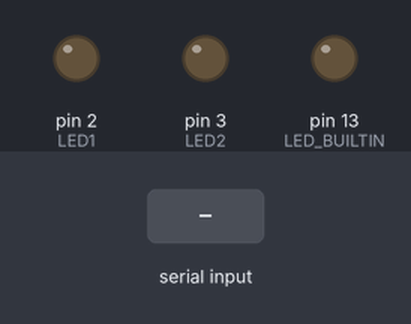
Simulated run of this sketch. Board: Arduino Uno, built for the host (arithmetic inside an expression is 32-bit, double 64-bit). Parts: output pins drawn as LEDs (lit = HIGH). The inputs (shaded band) are chosen by the test bench. What the sketch prints to the serial monitor is not drawn.

Above: at 1.2 s.
1.3 s: "90,45\n" received over Serial
2.8 s: byte 10 ('\n') received over Serial
4.3 s: "1\n" received over Serial
5.8 s: "1\n" received over Serial
At 7.1 s:
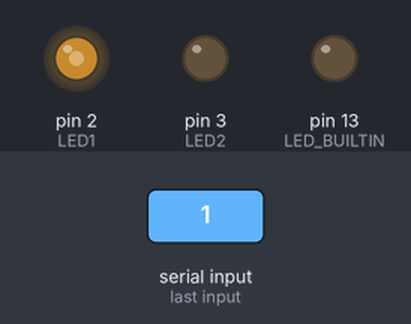
Timing chart, 0 to 8.3 s (numbered marks = the images above; inputs shaded):
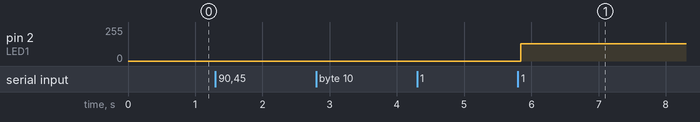

Measured:
- after the input at 1.3 s, every drawn part: stays the same
- after the input at 2.8 s, every drawn part: stays the same
- after the input at 4.3 s, every drawn part: stays the same
- after the input at 5.8 s, pin 2 (LED1): 0/255 → 131/255 at once

The sketch:

proj3.ino
```cpp
#include "millis.h"

typedef struct
{
    uint16_t interval;
    uint16_t last_tick;
    void (*func)(void);
} TaskType;

void recieve_input(void);
void switch_1(void);
void switch_2(void);

const int LED_TASKS = 1;
static TaskType g_tasks[] =
{
    {0, 0, recieve_input},
    // LED 1
    {500, 0, switch_1},
    // LED 2
    {500, 0, switch_2}
};

TaskType * task_config_ptr()
{
    return g_tasks;
}

int task_num_tasks()
{
    return sizeof(g_tasks) / sizeof(*g_tasks);
}

const int LED1 = 2;
const int LED2 = 3;

int led_pin[2];
unsigned led_timeout[2];
int led_state[2];
int led_off[2];

void setup() {
    int i;
    // put your setup code here, to run once:

    mymillis_init();

    pinMode(LED1, OUTPUT);
    pinMode(LED2, OUTPUT);

    Serial.begin(9600);
    Serial.setTimeout(0);

    led_pin[0] = LED1;
    led_pin[1] = LED2;

    for(i = 0; i < 2; i++) {
        led_state[i] = LOW;
        led_off[i] = 0;
    }
}

int overflow_cmp(unsigned a, unsigned base)
{
    // Arduino longs are 32 bits, ints are 16 bits

    // Connect the number space in a loop,
    // the counterclockwise numbers are less,
    // the clockwise numbers are more,
    // the 'seam' is placed on the opposite side
    // of one of the numbers.

    unsigned seam;

    if(base == a) return 0;

    seam = base + 0x8000;

    if(seam > base) {
        if(a < base) return -1; // a < base
        if(a > seam) return -1; // a < base
        if(a > base) return 1; // a > base
    }
    else {
        // base > seam
        if(a > base) return 1; // a > base
        if(a < seam) return 1; // a > base
        if(a < base) return -1; // a < base
    }

    return 1;

}

enum {
    STAGE_PROMPT_LED = 0,
    STAGE_GET_LED,
    STAGE_PROMPT_SPEED,
    STAGE_GET_SPEED
};

enum {
    PROMPT = 0,
    GET = 1
};

void loop() {
    TaskType *task_ptr;
    int num_tasks, i;

    unsigned timeout;
    unsigned tick;

    tick = (unsigned) mymillis();
    task_ptr = task_config_ptr();
    num_tasks = task_num_tasks();

    for(i = 0; i < num_tasks; i++) {
        if(task_ptr[i].interval == 0) {
            // Run continous tasks
            task_ptr[i].func();
        }
        else {
            // Run occasional tasks
            timeout =  task_ptr[i].interval;
            timeout += task_ptr[i].last_tick;

            if(overflow_cmp(tick, timeout) == 1) {
                task_ptr[i].func();
                task_ptr[i].last_tick = tick;
            }
        }
    }
}

void recieve_input()
{
    static int input;
    static int led_select;
    char peek;

    static int input_stage = 0;

    if(input_stage == STAGE_PROMPT_LED) {
        Serial.print("What LED? (1 or 2) ");
        input_stage++;
        input = 0;
    }

    if(input_stage == STAGE_PROMPT_SPEED) {
        Serial.print("What interval (in msec)? ");
        input_stage++;
        input = 0;
    }

    // Get Input
    // Get next input:
    // if 0-9 : accept
    // if '\n' : accept and spit out input
    // if else : disregard input

    char input_complete;
    static char input_fail = 0;
    int c;
    if(Serial.available()) {
        c = Serial.read();

        if('0' <= c && c <= '9') {
            input *= 10;
            input += c - '0';
            input_complete = 0;
        }
        else if(c == '\n') {
            input_complete = 1;
        }
        else {
            input_fail = 1;
        }
    }

    if(input_complete) {

        if(input_fail) {
            input_stage--;
            Serial.println("Error: Input must only contain digits.");
        }
        else {
            Serial.println(input);
        }

        input_fail = 0;

        if(input_stage == STAGE_GET_LED) {
            led_select = input;
            if(1 > led_select || led_select > 2) {
                // Out of Range LEDs
                // Fail input
                Serial.println("Error: Invalid LED");
                input = 0;
                input_stage--;
            }
            else {
                input_stage++;
            }
        }
        if(input_stage == STAGE_GET_SPEED) {
            led_select--;

            if(input == 0) {
                led_off[led_select] = 1;
                led_state[led_select] = LOW;
                digitalWrite(led_pin[led_select], led_state[led_select]);
            }
            else {
                led_off[led_select] = 0;
            }

            TaskType *tasks;
            tasks = task_config_ptr();
            tasks[led_select+LED_TASKS].interval = input / 2;

            input_stage++;
        }

        // Repeat input stages endlessly
        if(input_stage > STAGE_GET_SPEED) {
            input_stage = STAGE_PROMPT_LED;
        }
    }
}

void switch_led(int x)
{
    x--; // The LED IDs are 1-indexed, while the arrays are 0 indexed.

    if(!led_off[x]) {
        // if LED is in the blinking state
        if(led_state[x] == LOW) {
            led_state[x] = HIGH;
        } else {
            led_state[x] = LOW;
        }
    }

    digitalWrite(led_pin[x], led_state[x]);
}

void switch_1()
{
   switch_led(1);
}

void switch_2()
{
    switch_led(2);
}
```

millis.h
```cpp
//#include <avr/interrupt.h>
#ifndef MILLIS_H
#define MILLIS_H

typedef unsigned char byte_t;

void ext_io_read(byte_t addr, byte_t *ret_h)
{
  unsigned volatile char ret;

  __asm__ __volatile__ (
    "eor r27,r27\n" // Clear X high byte
    "mov r26, %1\n" // Fill X low byte with argument
    "ld %0, X\n" // Load %0 with data at location X
    : "=r" (ret) // Return
    : "r" (addr) // Substitutions
    : "r26", "r27" // Clobber
  );

  *ret_h = ret;
}

void ext_io_write(byte_t addr, byte_t val)
{
  __asm__ __volatile__ (
    "clr r27\n" // Clear X high byte
    "mov r26, %0\n"
    "st X, %1\n" // Load %0 with data at location X
    : // Return
    : "r" (addr), "r" (val) // Substitutions
    : "r26", "r27" // Clobber
  );
}

#define RESET 0
#define SET 1
void ext_io_bit(byte_t addr, unsigned mask, unsigned mode)
{
  byte_t x;

  ext_io_read(addr, &x);

  if(mode == RESET) {
    x &= ~mask;
  }
  if(mode == SET) {
    x |= mask;
  }

  ext_io_write(addr, x);
}

// power saving settings
#define IO_PRR 0x64
// Disables timer 2 if set
#define PRTIM2 (1 << 6)

#define IO_TCCR2A 0xB0
#define IO_TCCR2B 0xB1
#define IO_OCR2A 0xB3

#define WGM20 (1<<0)
#define WGM21 (1<<1)
#define WGM22 (1<<3)

#define CS20 (1<<0)
#define CS21 (1<<1)
#define CS22 (1<<2)

#define IO_TIMSK2 0x70
#define TOIE2 (1<<0)

#define IO_TCNT2 0xB2

// Because IN, OUT I/O instructions must be an immediate argument,
// a macro is used to convert the addr into a constant.
#define io_read(addr, ret) \
{ \
  __asm__ __volatile__ ("in %0, %1\n": "=r" (ret) : "I" (addr)); \
}

#define io_write(addr, val) \
{ \
  __asm__ __volatile__ ("out %1, %0\n": :"r" (val), "I" (addr)); \
}

// global time variable
volatile int _time_f = 0;
unsigned long _millis = 0;
int _fail = 0;

unsigned long mymillis() {
  return _millis;
}

#define SYSTEM_CLOCK_HZ 16000000L // Depends on crystal
#define ISR_PERIOD 64
#define ISR_HZ 15625L // SYSTEM_CLOCK_HZ / (2 * CLOCK_PRESCALE * ISR_PERIOD);

// 1ms = MAX/ADV = 1000/ISR_HZ
#define MAX 125
#define ADV 2
// I/O clock = System Clock

void mymillis_init(void)
{

  byte_t tccra = 0, tccrb = 0, ocra = 0;

  pinMode(LED_BUILTIN, OUTPUT);
  digitalWrite(LED_BUILTIN, 0);
  // We use Timer 2 since Arduino already uses Timer 0 for its millis()

  cli();

  // Disable power saving setting that may turn off Timer 2
  ext_io_bit(IO_PRR, PRTIM2, RESET);

  // Set up Timer 2 Control registers
  tccra = 0;
  tccrb = 0;

  // Set Normal mode (Mode 0) to Timer 2
  tccra &= ~WGM20;
  tccra &= ~WGM21;
  tccrb &= ~WGM22;

  // Set CTC mode (Mode 2) to Timer 2
  /*
  tccra &= ~WGM20;
  tccra |= WGM21;
  tccrb &= ~WGM22;
  */

  // Set Compare Register to X to Timer 2
  ocra = ISR_PERIOD;

  // Set clock source to no prescaling (Mode 1) to Timer 2
  tccrb |= CS20;
  tccrb &= ~CS21;
  tccrb &= ~CS22;

  ext_io_write(IO_TCCR2A, tccra);
  ext_io_write(IO_TCCR2B, tccrb);
  ext_io_write(IO_OCR2A, ocra);

  // SREG I-bit, TOV0 automatically control interrupts
  // Enable Timer2 Overflow Interrupt
  ext_io_bit(IO_TIMSK2, TOIE2, SET);

  sei();

  // debug prints
  //Serial.begin(9600);
}

/*
// Testing loop for millis.h
void loop(void)
{
  static byte_t state = 0;

  if(_millis > 1000) {
    _millis = 0;
    state = !state;
    digitalWrite(LED_BUILTIN, state);
  }
  else {
    Serial.print(_time_f);
    Serial.print("\t");
    Serial.println(_millis);
  }
}
*/

/*
ISR(BADISR_vect)
{
  _fail = 1;
  reti();
}
*/

ISR(TIMER2_OVF_vect)
//ISR(TIMER2_COMPA_vect)
{

  _time_f += ADV;
  if(_time_f > MAX) {
    _millis++;
    _time_f -= MAX;
  }

  ext_io_write(IO_OCR2A, ISR_PERIOD);
}

#endif
```
